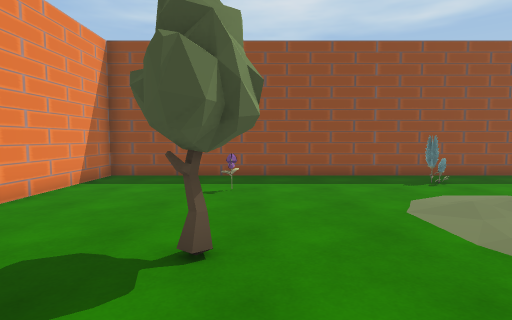
View 1 (above)

13 first-person views from a walk through a 3-D level made in the Unity game engine. The camera is 1.4 m above the floor, tilts 4° down and sees 80° across. The floor is counted in squares, 1 m on a side. Each view is taken from the middle of a square. On the plan, view 1 faces up. The plan holds only what a view shows up to about 14 squares ahead; the rest is blank. The player is left out.

View 2
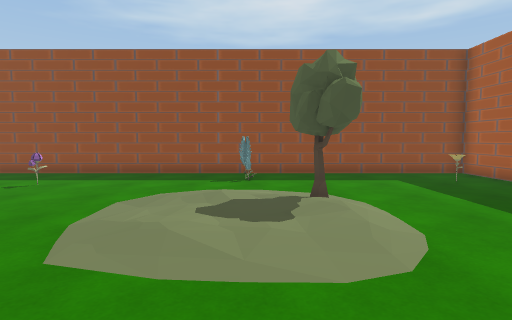

View 3
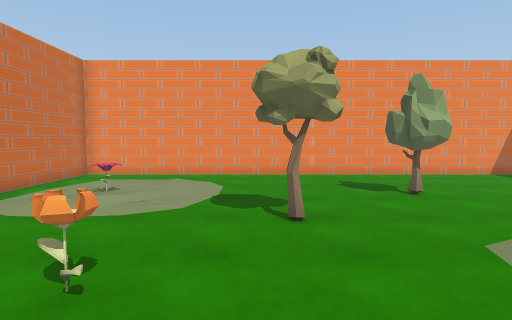

View 4
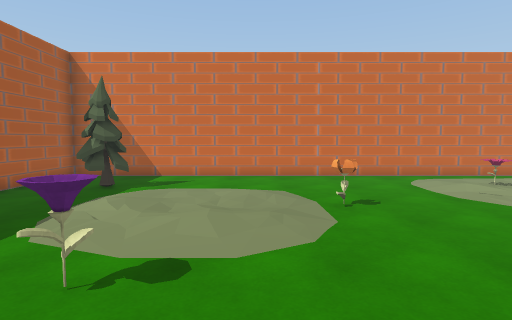

View 5
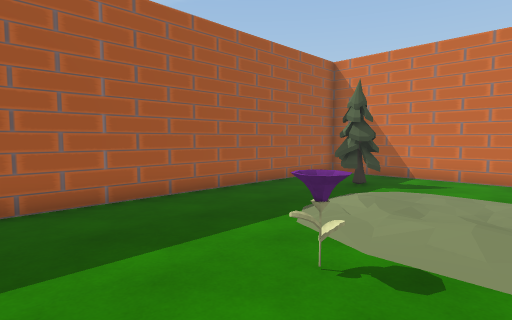

View 6
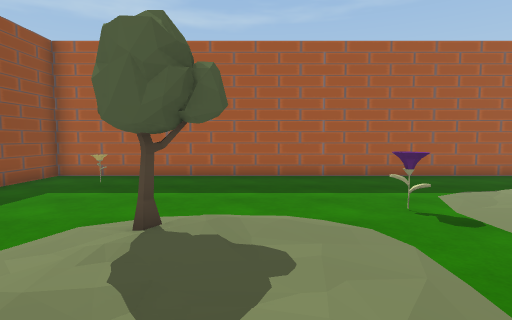

View 7
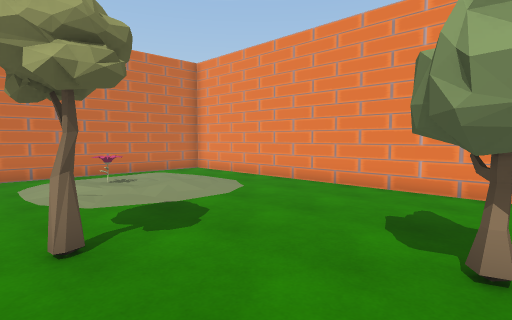

View 8
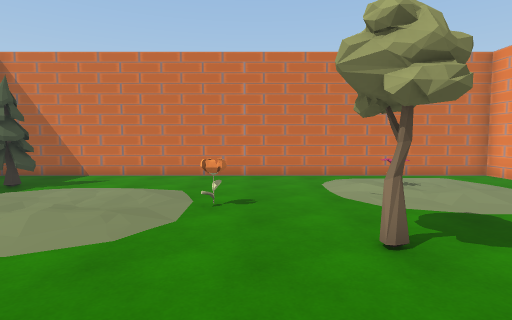

View 9
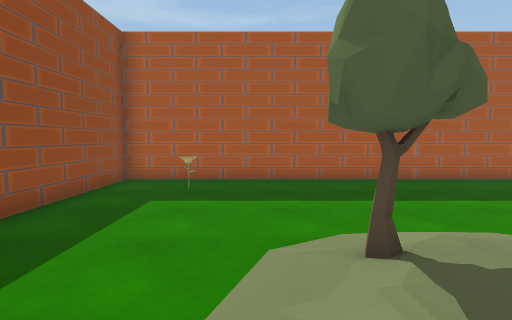

View 10
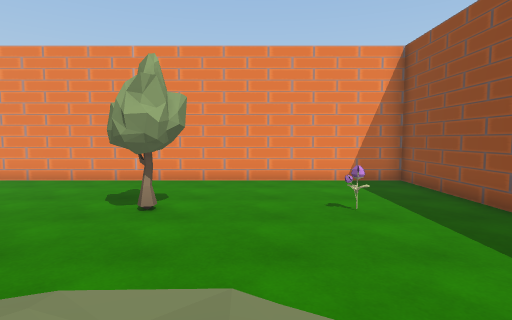

View 11
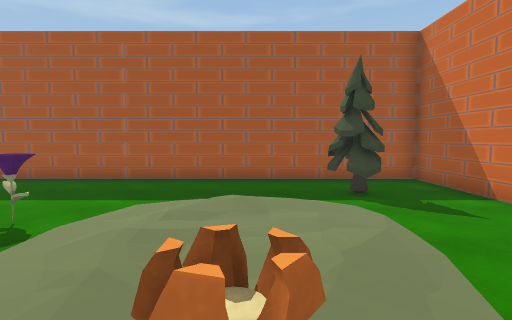

View 12
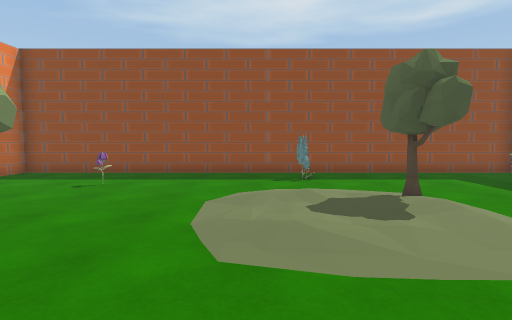

View 13
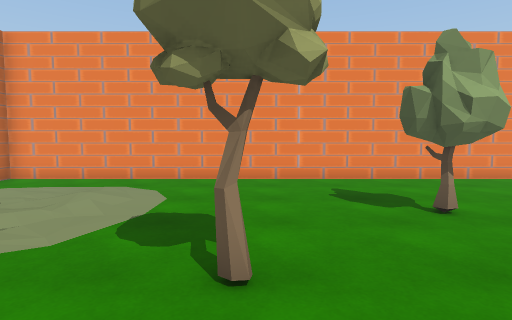

### Floor plan
Key: @ floor where view 1 was taken; # wall or solid block; . main floor; : floor 0.25 m higher than the main floor; / step, stairs or slope; F flower; T tree; O other object.
Columns run from 6 left of view 1 to 15 right of it. Each row starts with its distance up from view 1.
 12 ######################
 11 #....................#
 10 #...........F........#
  9 #..................O.#
  8 #....F...............#
  7 #....................#
  6 #........./::TT......#
  5 #............TT......#
  4 #....TT....:::/......#
  3 #....TT.../:.........#
  2 #....................#
  1 #..............F.....#
  0 #.....@.T............#
 -1 #............//......#
 -2 #............:::/....#
 -3 #...//.....F.::::....#
 -4 #../:::/.....:::.....#
 -5 #...::F:.........TT..#
 -6 #...::.:.........TT..#
 -7 #....................#
 -8 #....................#
 -9 ######################

Where each view was taken, in squares from view 1:
view 1: 0 up, 0 right, facing up
view 2: 1 down, 6 right, facing up
view 3: 1 down, 8 right, facing left
view 4: 4 up, 7 right, facing down
view 5: 4 up, 7 right, facing down-right
view 6: 4 up, 3 right, facing right
view 7: 4 up, 3 right, facing down-left
view 8: 4 up, 4 right, facing down
view 9: 7 up, 4 right, facing right
view 10: 6 up, 6 right, facing left
view 11: 3 down, 4 right, facing right
view 12: 1 down, 4 right, facing up
view 13: 0 up, 5 right, facing left
